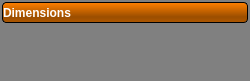
<?xml version="1.0" encoding="UTF-8"?>
<ui version="4.0">
 <class>ToolBoxPageWidget</class>
 <widget class="QWidget" name="ToolBoxPageWidget">
  <property name="geometry">
   <rect>
    <x>0</x>
    <y>0</y>
    <width>250</width>
    <height>81</height>
   </rect>
  </property>
  <property name="sizePolicy">
   <sizepolicy hsizetype="MinimumExpanding" vsizetype="Fixed">
    <horstretch>0</horstretch>
    <verstretch>0</verstretch>
   </sizepolicy>
  </property>
  <property name="styleSheet">
   <string notr="true">QPushButton#activate_button_{
	height: 24px;
	text-align: left;
	color: white;
}

QPushButton#activate_button_:pressed{
	background-color: qlineargradient(spread:pad, x1:0.5, y1:0.733364, x2:0.5, y2:0, stop:0 rgba(25, 25, 25, 0), stop:1 rgba(136, 0, 0, 0));
	border: 1px solid  qlineargradient(spread:pad, x1:0.5, y1:0.733364, x2:0.5, y2:0, stop:0 rgba(25, 25, 25, 0), stop:1 rgba(136, 0, 0, 0));
	color:  rgb(68, 68, 68);
}

QFrame#page_frame_{
	border-radius: 4px;
	border: 1px solid gray;
}

QToolButton#close_button_{
	background-color: qlineargradient(spread:pad, x1:0.5, y1:0.733364, x2:0.5, y2:0, stop:0 rgba(25, 25, 25, 0), stop:1 rgba(136, 0, 0, 0));
	border-radius: 4px;
}

QToolButton#close_button_:pressed{
	background-color: rgb(68, 68, 68);
	border-radius: 4px;
}

QToolButton#help_button_{
	background-color: qlineargradient(spread:pad, x1:0.5, y1:0.733364, x2:0.5, y2:0, stop:0 rgba(25, 25, 25, 0), stop:1 rgba(136, 0, 0, 0));
	border-radius: 4px;
}

QToolButton#help_button_:pressed{
	background-color: rgb(68, 68, 68);
	border-radius: 4px;
}

QWidget#page_header_{
	background-color: qlineargradient(spread:pad, x1:0.5, y1:0, x2:0.5, y2:0.960227, stop:0 rgba(25, 25, 25, 0), stop:0.753769 rgba(0, 0, 0, 100), stop:1 rgba(0, 0, 0, 84));
    border-radius: 4px;
	border: 1px solid black;
}

QWidget#page_background_{
	background-color: rgb(255, 128, 0);
    border-radius: 6px;
}

QWidget#ToolBoxPageWidget{
	background-color: gray;
	border-radius:6px;
}

QWidget#tool_frame_{
	background-color: qlineargradient(spread:pad, x1:0.5, y1:0.733364, x2:0.5, y2:0, stop:0 rgba(25, 25, 25, 0), stop:1 rgba(136, 0, 0, 0));
	border: 1px solid  qlineargradient(spread:pad, x1:0.5, y1:0.733364, x2:0.5, y2:0, stop:0 rgba(25, 25, 25, 0), stop:1 rgba(136, 0, 0, 0));
}

//QWidget#tool_{
//	background-color: rgb(240, 240, 240);
//	border-radius: 4px;
//	border: 1px solid rgb(90, 90, 90);
//    background-color: qlineargradient(spread:pad, x1:0.5, y1:0, x2:0.5, y2:0.960227, stop:0 rgba(221, 221, 221, 255), stop:0.155779 rgba(228, 228, 228, 255), stop:1 rgba(202, 204, 204, 255));
//}

</string>
  </property>
  <layout class="QVBoxLayout" name="verticalLayout_3">
   <property name="spacing">
    <number>0</number>
   </property>
   <property name="margin">
    <number>2</number>
   </property>
   <item>
    <widget class="QWidget" name="page_background_" native="true">
     <property name="sizePolicy">
      <sizepolicy hsizetype="MinimumExpanding" vsizetype="Fixed">
       <horstretch>0</horstretch>
       <verstretch>0</verstretch>
      </sizepolicy>
     </property>
     <property name="minimumSize">
      <size>
       <width>201</width>
       <height>21</height>
      </size>
     </property>
     <property name="maximumSize">
      <size>
       <width>16777215</width>
       <height>21</height>
      </size>
     </property>
     <layout class="QHBoxLayout" name="horizontalLayout_13">
      <property name="spacing">
       <number>0</number>
      </property>
      <property name="margin">
       <number>0</number>
      </property>
      <item>
       <widget class="QWidget" name="page_header_" native="true">
        <property name="sizePolicy">
         <sizepolicy hsizetype="MinimumExpanding" vsizetype="Preferred">
          <horstretch>0</horstretch>
          <verstretch>0</verstretch>
         </sizepolicy>
        </property>
        <property name="minimumSize">
         <size>
          <width>215</width>
          <height>21</height>
         </size>
        </property>
        <property name="maximumSize">
         <size>
          <width>16777215</width>
          <height>21</height>
         </size>
        </property>
        <layout class="QHBoxLayout" name="horizontalLayout">
         <property name="spacing">
          <number>0</number>
         </property>
         <property name="margin">
          <number>0</number>
         </property>
         <item>
          <widget class="QPushButton" name="activate_button_">
           <property name="sizePolicy">
            <sizepolicy hsizetype="MinimumExpanding" vsizetype="Fixed">
             <horstretch>0</horstretch>
             <verstretch>0</verstretch>
            </sizepolicy>
           </property>
           <property name="minimumSize">
            <size>
             <width>152</width>
             <height>21</height>
            </size>
           </property>
           <property name="styleSheet">
            <string notr="true">font: bold;</string>
           </property>
           <property name="text">
            <string>Dimensions</string>
           </property>
           <property name="checkable">
            <bool>false</bool>
           </property>
           <property name="flat">
            <bool>true</bool>
           </property>
          </widget>
         </item>
         <item>
          <widget class="QToolButton" name="help_button_">
           <property name="minimumSize">
            <size>
             <width>19</width>
             <height>19</height>
            </size>
           </property>
           <property name="maximumSize">
            <size>
             <width>19</width>
             <height>19</height>
            </size>
           </property>
           <property name="text">
            <string/>
           </property>
          </widget>
         </item>
         <item>
          <widget class="QToolButton" name="close_button_">
           <property name="minimumSize">
            <size>
             <width>19</width>
             <height>19</height>
            </size>
           </property>
           <property name="maximumSize">
            <size>
             <width>19</width>
             <height>19</height>
            </size>
           </property>
           <property name="text">
            <string/>
           </property>
          </widget>
         </item>
        </layout>
       </widget>
      </item>
     </layout>
    </widget>
   </item>
   <item>
    <widget class="QFrame" name="tool_frame_">
     <property name="sizePolicy">
      <sizepolicy hsizetype="MinimumExpanding" vsizetype="MinimumExpanding">
       <horstretch>0</horstretch>
       <verstretch>0</verstretch>
      </sizepolicy>
     </property>
     <property name="minimumSize">
      <size>
       <width>0</width>
       <height>0</height>
      </size>
     </property>
     <property name="maximumSize">
      <size>
       <width>16777215</width>
       <height>16777215</height>
      </size>
     </property>
     <property name="frameShape">
      <enum>QFrame::StyledPanel</enum>
     </property>
     <property name="frameShadow">
      <enum>QFrame::Raised</enum>
     </property>
     <property name="lineWidth">
      <number>0</number>
     </property>
     <layout class="QHBoxLayout" name="tool_frame_layout_">
      <property name="spacing">
       <number>2</number>
      </property>
      <property name="margin">
       <number>0</number>
      </property>
      <item>
       <widget class="QLabel" name="url_">
        <property name="maximumSize">
         <size>
          <width>0</width>
          <height>0</height>
         </size>
        </property>
        <property name="text">
         <string/>
        </property>
       </widget>
      </item>
     </layout>
    </widget>
   </item>
  </layout>
 </widget>
 <layoutdefault spacing="6" margin="11"/>
 <resources/>
 <connections/>
</ui>
